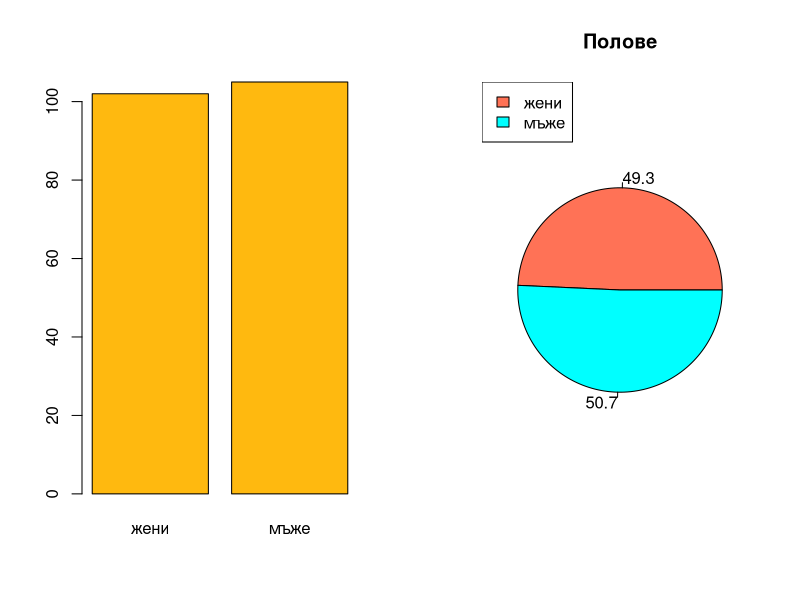
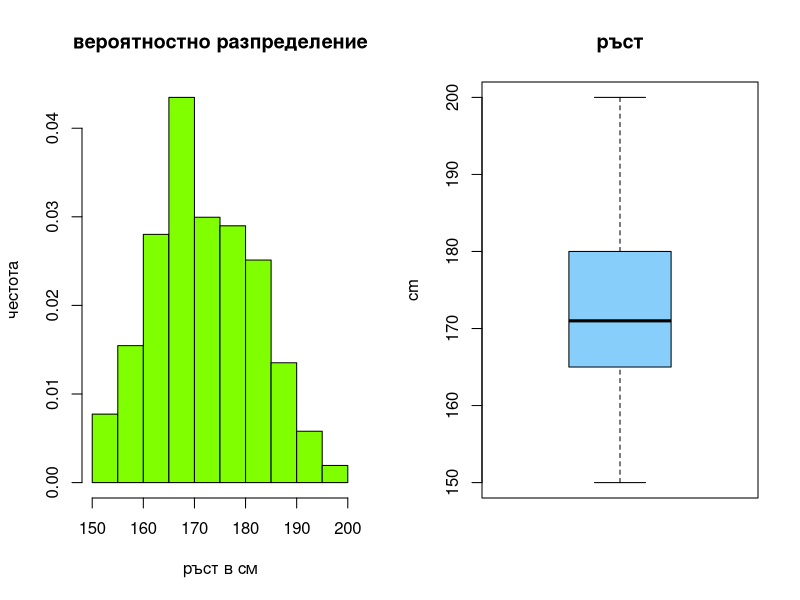
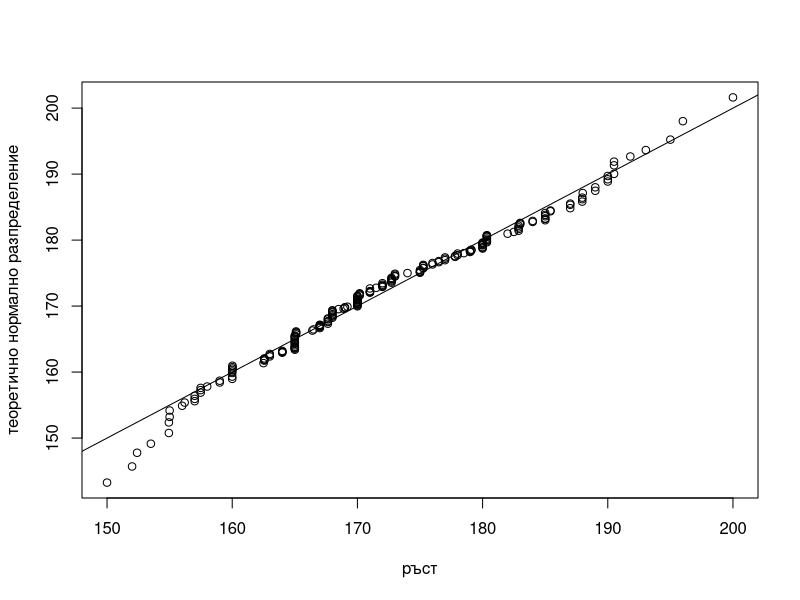
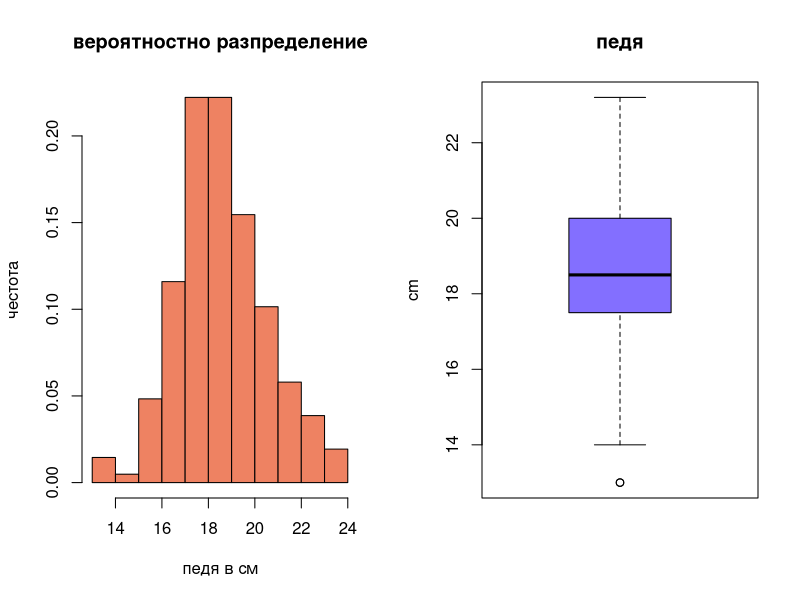
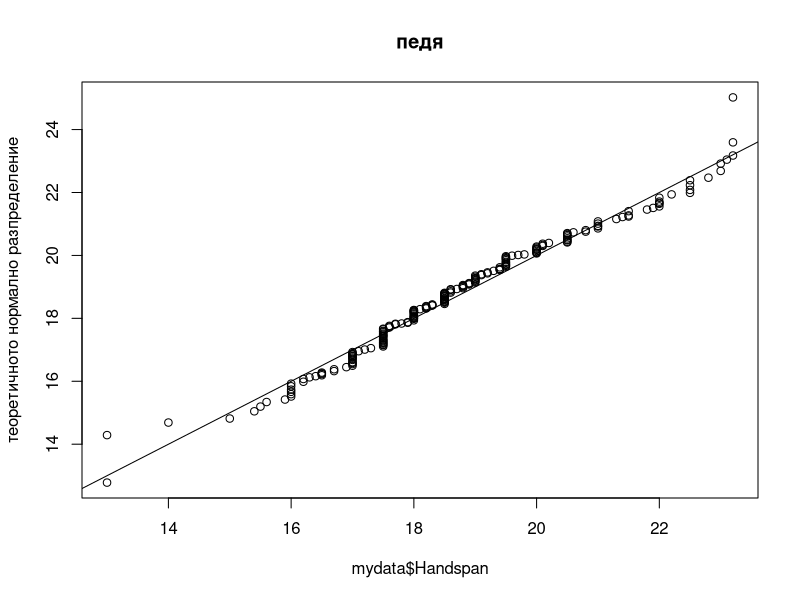
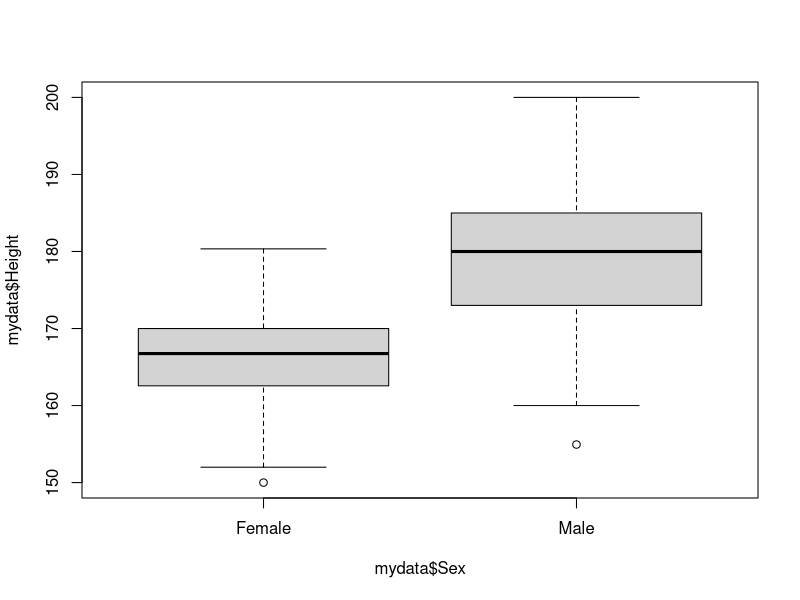
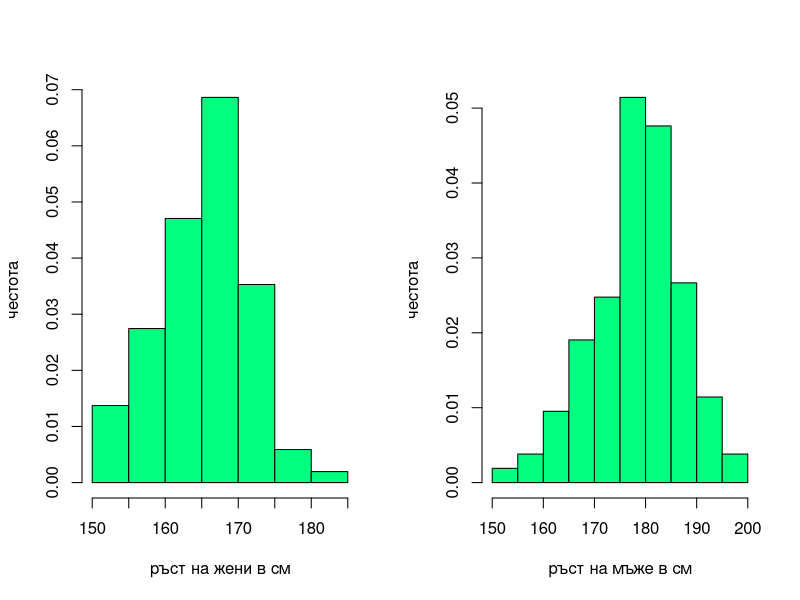
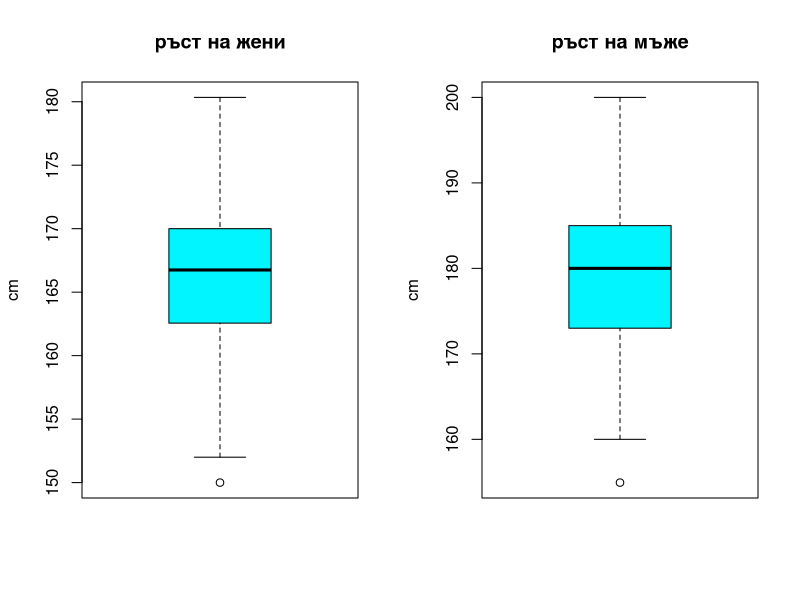

Source code (R) for these figures, in order:


# инсталиране на пакета от данни
install.packages("MASS")

# зареждане на пакета от данни
library("MASS") # or require("MASS")

# извличане на данните само от желаните колони
columns_to_keep <- c("Sex", "Wr.Hnd", "Height")

mydata <- survey[columns_to_keep]

mydata <- subset(mydata, !is.na(mydata$Sex) & 
                        !is.na(mydata$Wr.Hnd) & 
                        !is.na(mydata$Height))

# преименуваме колоната за дължината на дланта
colnames(mydata)[2] <- "Handspan"

# записваме данните в csv файл
write.csv(mydata, 'D:\\survey_data.csv', row.names = FALSE)

# 2. Изследване на променливите поотделно
# 2.1. пол, категорийна номинална
    summary(mydata$Sex)

    par(mfrow = c(1, 2))
        table_sex <- table(mydata$Sex)
        percents <- round(100*table_sex / sum(table_sex), 1)
        colors <- c("coral1", "cyan1")

        barplot(table_sex, names.arg = c("жени", "мъже"), col = "darkgoldenrod1")

        pie(x = table_sex, main = "Полове", labels = percents, col = colors)
        legend(x = "topleft", legend = c("жени", "мъже"), cex = 1, fill = colors)
    par(mfrow = c(1, 1))

# 2.2. ръст, числова непрекъсната
    par(mfrow = c(1, 2))
        # хистограма
        hist(mydata$Height, main = "вероятностно разпределение", 
            xlab = "ръст в см", ylab = "честота",
            col = "chartreuse1", prob = TRUE)

        # boxplot
        boxplot(mydata$Height, main = "ръст", ylab = "cm", col = "lightskyblue")
    par(mfrow = c(1, 1))

    # qqplot
    set.seed(9504)
    height_normal_distrib <- rnorm(n = 1000, mean = mean(mydata$Height), sd = sd(mydata$Height))

    qqplot(mydata$Height, height_normal_distrib, xlab = "ръст", ylab = "теоретично нормално разпределение")
    abline(a = 0, b = 1)

    # ниво на съгласие
    alpha <- 0.05

    # тест за нормално разпределение
    shapiro.test(mydata$Height) 
        # p-value = 0.08102 > 0.05 = alpha

    # имаме нормално разпределение
    # локация
    mean(mydata$Height)
    # дисперсия
    sd(mydata$Height)

# 2.3. педя, числова непрекъсната
    par(mfrow = c(1, 2))
        # хистограма
        hist(mydata$Handspan, main = "вероятностно разпределение", xlab = "педя в см", ylab = "честота",
        col = "salmon2", prob = TRUE)

        # boxplot
        boxplot(mydata$Handspan, main = "педя", ylab = "cm", col = "slateblue1")
    par(mfrow = c(1, 1))

    # qqplot
    set.seed(734)
    handspan_normal_distrib <- rnorm(n = 1000, mean = mean(mydata$Handspan), sd = sd(mydata$Handspan))

    qqplot(mydata$Handspan, handspan_normal_distrib, main = "педя", ylab = "теоретичното нормално разпределение")
    abline(a = 0, b = 1)

    # ниво на съгласие
    alpha <- 0.05

    shapiro.test(mydata$Handspan) 
    # p-value = 0.003831 < 0.05 = alpha

    # нямаме нормално разпределение
    median(mydata$Handspan)
    # дисперсия
    mad(mydata$Handspan)

# 3. Изследване на взаимодействия между променливите
# 3.1. категорийни обясняващи и числови зависими
    # 3.1.1. пол и ръст
        boxplot(mydata$Height ~ mydata$Sex)

        fem_heights <- mydata$Height[which(mydata$Sex == 'Female')]
        male_heights <- mydata$Height[which(mydata$Sex == 'Male')]

        par(mfrow = c(1, 2))
            hist(fem_heights, main = "", xlab = "ръст на жени в см", ylab = "честота",
                col = "springgreen1", prob = TRUE)

            hist(male_heights, main = "", xlab = "ръст на мъже в см", ylab = "честота",
                col = "springgreen1", prob = TRUE)
        par(mfrow = c(1, 1))

        par(mfrow = c(1, 2))
            boxplot(fem_heights, main = "ръст на жени", ylab = "cm", col = "turquoise1")
            boxplot(male_heights, main = "ръст на мъже", ylab = "cm", col = "turquoise1")
        par(mfrow = c(1, 1))

        shapiro.test(fem_heights)  
            # p-value = 0.1313 > 0.05 = alpha

        shapiro.test(male_heights) 
            # p-value = 0.7162 > 0.05 = alpha

        # женския и мъжкия ръст са нормално разпределени

    # 3.1.2. пол и педя
        boxplot(mydata$Handspan ~ mydata$Sex)

        fem_handspan <- mydata$Handspan[which(mydata$Sex == 'Female')]
        male_handspan <- mydata$Handspan[which(mydata$Sex == 'Male')]

        par(mfrow = c(1, 2))
            hist(fem_handspan, main = "", xlab = "педя на жени в см", ylab = "честота",
                col = "olivedrab2", prob = TRUE)

            hist(male_handspan, main = "", xlab = "педя на мъже в см", ylab = "честота",
                col = "olivedrab2", prob = TRUE)
        par(mfrow = c(1, 1))

        par(mfrow = c(1, 2))
            boxplot(fem_handspan, main = "педя на жени", ylab = "cm", col = "orchid1")
            boxplot(male_handspan, main = "педя на мъже", ylab = "cm", col = "orchid1")
        par(mfrow = c(1, 1))


        shapiro.test(fem_handspan) 
            # p-value = 0.002367 < 0.05 = alpha

        shapiro.test(male_handspan) 
            # p-value = 0.06273 > 0.05 = alpha

        # педята на жените не е нормално разпределена, а мъжката е 

# 3.2. числови обясняващи и числови зависими

    # correlation
        # pearson -> in normal distribution
        # spearman
        # kendall

    plot(mydata$Handspan, mydata$Height)

    rho <- round(cor(mydata$Height, mydata$Handspan, method = "pearson"), 3)

    plot(fem_handspan, fem_heights)
    plot(male_handspan, male_heights)

    rho_females <- round(cor(fem_handspan, fem_heights, method = "spearman"), digits = 3)
    rho_males <- round(cor(male_handspan, male_heights, method = "pearson"), digits = 3)

    abs(rho) # 0.602
    abs(rho_females) # 0.341
    abs(rho_males) # 0.385
